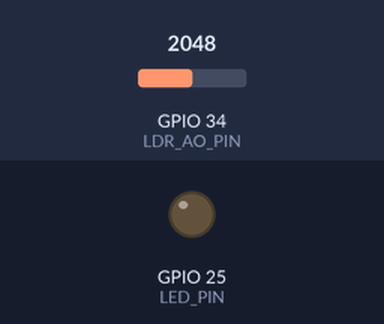
A sketch run on a simulated ESP32. Parts: output pins drawn as LEDs (lit = HIGH). The test bench sets the inputs (shaded band); at power-on: GPIO 34 (LDR_AO_PIN) = 2048. What the sketch prints to the serial monitor is not drawn.

Above: at 1.2 s.
1.3 s: GPIO 34 (LDR_AO_PIN) set to 1952
At 2.7 s:
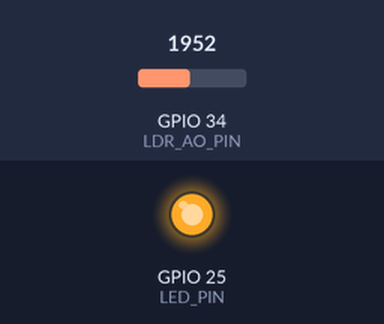
3.0 s: GPIO 34 (LDR_AO_PIN) set to 2040
At 3.9 s:
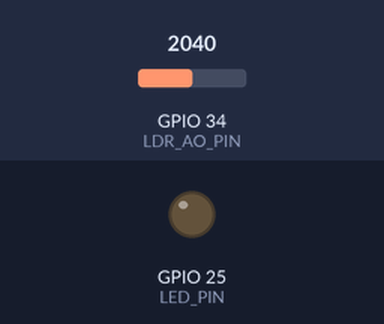
4.5 s: GPIO 34 (LDR_AO_PIN) set to 1960
At 5.2 s:
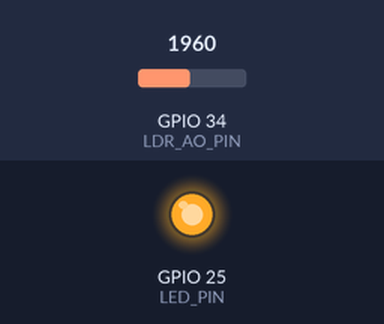
Timing chart, 0 to 7.5 s (numbered marks = the images above; inputs shaded):
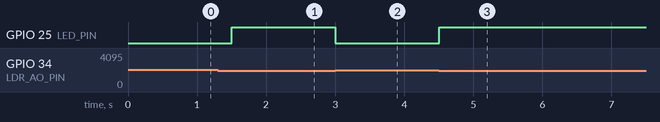

The sketch:

ldr_led.ino
```cpp
#define LDR_AO_PIN 34
#define LED_PIN    25
const int ldrThreshold = 2000;

void setup() {
  Serial.begin(115200);
  pinMode(LED_PIN, OUTPUT);
}

void loop() {
  int analogValue = analogRead(LDR_AO_PIN);
  Serial.print("📈 Analog LDR: ");
  Serial.println(analogValue);

  // LED ON when light is strong (value > 3000)
  digitalWrite(LED_PIN, analogValue < ldrThreshold ? HIGH : LOW);

  delay(300);
}
```

Measured:
- the behaviour switches between 2000 and 1999 on GPIO 34 (LDR_AO_PIN) (found by bisection; images 0 and 1)
- after the input at 1.3 s, GPIO 25 (LED_PIN): LOW → HIGH after 0.20 s
- after the input at 3.0 s, GPIO 25 (LED_PIN): HIGH → LOW at once
- after the input at 4.5 s, GPIO 25 (LED_PIN): LOW → HIGH at once
